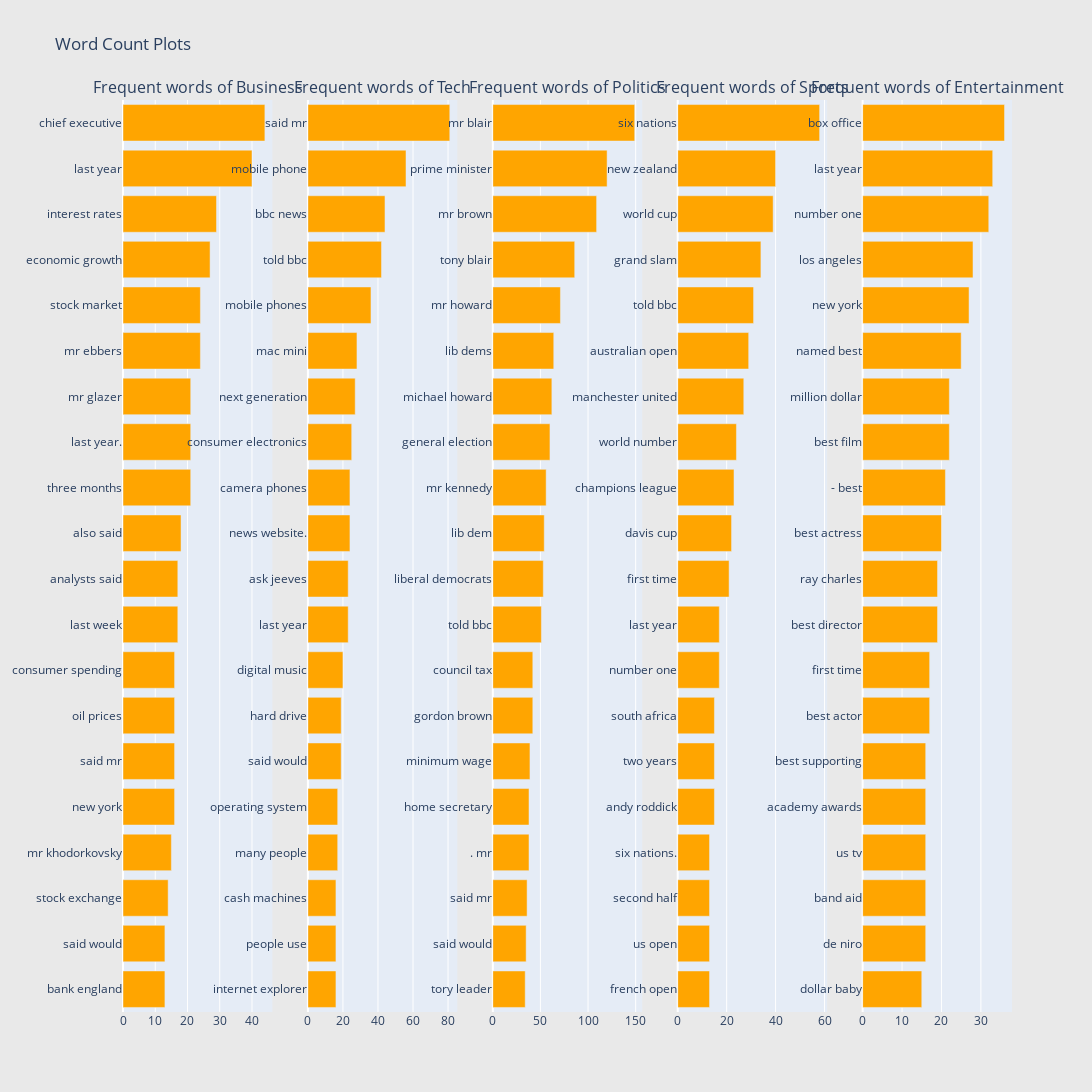

Notebook code cell kept with this figure:
### Code cell
print("Bi-gram analysis")

plot_grams(
    freq_train_df_business,
    freq_train_df_tech,
    freq_train_df_politics,
    freq_train_df_sport,
    freq_train_df_entertainment
)

### Figure 1 — Plotly figure (JSON) as saved in the notebook; plotly's stock layout.template omitted (floating-point values rounded to 4 significant figures)
{"data": [{"marker": {"color": "orange"}, "orientation": "h", "showlegend": false, "type": "bar", "x": [13, 13, 14, 15, 16, 16, 16, 16, 17, 17, 18, 21, 21, 21, 24, 24, 27, 29, 40, 44], "xaxis": "x", "y": ["bank england", "said would", "stock exchange", "mr khodorkovsky", "new york", "said mr", "oil prices", "consumer spending", "last week", "analysts said", "also said", "three months", "last year.", "mr glazer", "mr ebbers", "stock market", "economic growth", "interest rates", "last year", "chief executive"], "yaxis": "y"}, {"marker": {"color": "orange"}, "orientation": "h", "showlegend": false, "type": "bar", "x": [16, 16, 16, 17, 17, 19, 19, 20, 23, 23, 24, 24, 25, 27, 28, 36, 42, 44, 56, 81], "xaxis": "x2", "y": ["internet explorer", "people use", "cash machines", "many people", "operating system", "said would", "hard drive", "digital music", "last year", "ask jeeves", "news website.", "camera phones", "consumer electronics", "next generation", "mac mini", "mobile phones", "told bbc", "bbc news", "mobile phone", "said mr"], "yaxis": "y2"}, {"marker": {"color": "orange"}, "orientation": "h", "showlegend": false, "type": "bar", "x": [34, 35, 36, 38, 38, 39, 42, 42, 51, 53, 54, 56, 60, 62, 64, 71, 86, 109, 120, 149], "xaxis": "x3", "y": ["tory leader", "said would", "said mr", ". mr", "home secretary", "minimum wage", "gordon brown", "council tax", "told bbc", "liberal democrats", "lib dem", "mr kennedy", "general election", "michael howard", "lib dems", "mr howard", "tony blair", "mr brown", "prime minister", "mr blair"], "yaxis": "y3"}, {"marker": {"color": "orange"}, "orientation": "h", "showlegend": false, "type": "bar", "x": [13, 13, 13, 13, 15, 15, 15, 17, 17, 21, 22, 23, 24, 27, 29, 31, 34, 39, 40, 58], "xaxis": "x4", "y": ["french open", "us open", "second half", "six nations.", "andy roddick", "two years", "south africa", "number one", "last year", "first time", "davis cup", "champions league", "world number", "manchester united", "australian open", "told bbc", "grand slam", "world cup", "new zealand", "six nations"], "yaxis": "y4"}, {"marker": {"color": "orange"}, "orientation": "h", "showlegend": false, "type": "bar", "x": [15, 16, 16, 16, 16, 16, 17, 17, 19, 19, 20, 21, 22, 22, 25, 27, 28, 32, 33, 36], "xaxis": "x5", "y": ["dollar baby", "de niro", "band aid", "us tv", "academy awards", "best supporting", "best actor", "first time", "best director", "ray charles", "best actress", "- best", "best film", "million dollar", "named best", "new york", "los angeles", "number one", "last year", "box office"], "yaxis": "y5"}], "layout": {"annotations": [{"font": {"size": 16}, "showarrow": false, "text": "Frequent words of Business", "x": 0.084, "xanchor": "center", "xref": "paper", "y": 1, "yanchor": "bottom", "yref": "paper"}, {"font": {"size": 16}, "showarrow": false, "text": "Frequent words of Tech", "x": 0.292, "xanchor": "center", "xref": "paper", "y": 1, "yanchor": "bottom", "yref": "paper"}, {"font": {"size": 16}, "showarrow": false, "text": "Frequent words of Politics", "x": 0.5, "xanchor": "center", "xref": "paper", "y": 1, "yanchor": "bottom", "yref": "paper"}, {"font": {"size": 16}, "showarrow": false, "text": "Frequent words of Sports", "x": 0.708, "xanchor": "center", "xref": "paper", "y": 1, "yanchor": "bottom", "yref": "paper"}, {"font": {"size": 16}, "showarrow": false, "text": "Frequent words of Entertainment", "x": 0.916, "xanchor": "center", "xref": "paper", "y": 1, "yanchor": "bottom", "yref": "paper"}], "height": 1200, "paper_bgcolor": "rgb(233,233,233)", "title": {"text": "Word Count Plots"}, "width": 2000, "xaxis": {"anchor": "y", "domain": [0, 0.168]}, "xaxis2": {"anchor": "y2", "domain": [0.208, 0.376]}, "xaxis3": {"anchor": "y3", "domain": [0.416, 0.584]}, "xaxis4": {"anchor": "y4", "domain": [0.624, 0.792]}, "xaxis5": {"anchor": "y5", "domain": [0.832, 1]}, "yaxis": {"anchor": "x", "domain": [0, 1]}, "yaxis2": {"anchor": "x2", "domain": [0, 1]}, "yaxis3": {"anchor": "x3", "domain": [0, 1]}, "yaxis4": {"anchor": "x4", "domain": [0, 1]}, "yaxis5": {"anchor": "x5", "domain": [0, 1]}}}
